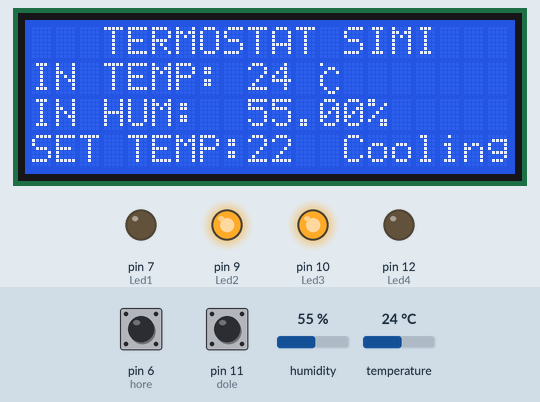
This sketch was run on a simulated Arduino Uno, built with avr-gcc and run on an emulated ATmega328P. Parts: 20×4 character LCD, output pins drawn as LEDs (lit = HIGH). The inputs (shaded band) are chosen by the test bench; at power-on: pin 6 (hore) HIGH, humidity 55 %, pin 11 (dole) HIGH, temperature 24 °C.

Above: at 4.3 s.
4.4 s: pin 6 (hore) pulled LOW for 1 s
At 5.9 s:
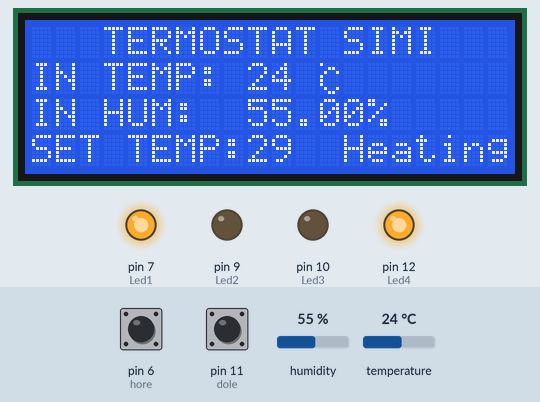
6.9 s: humidity set to 22 %
At 8.1 s:
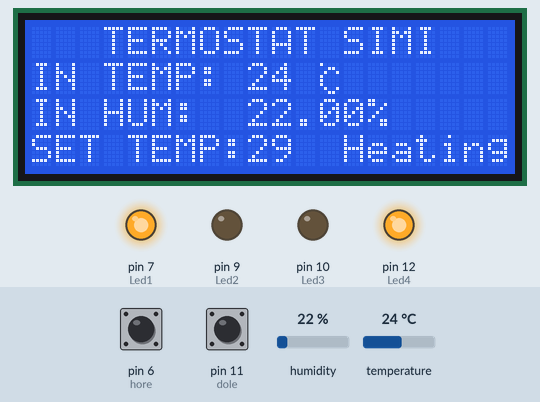
9.0 s: pin 11 (dole) pulled LOW for 1 s
At 10.03 s:
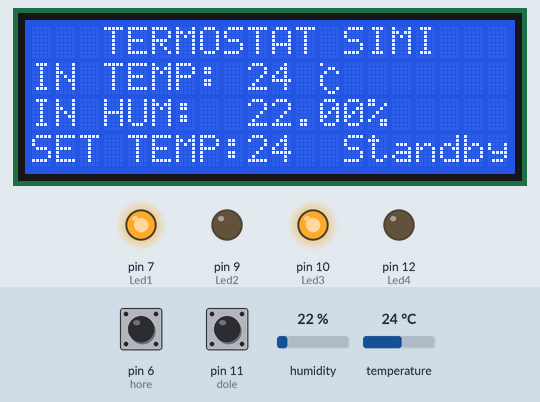
11.5 s: temperature set to 23.5 °C
At 12.4 s:
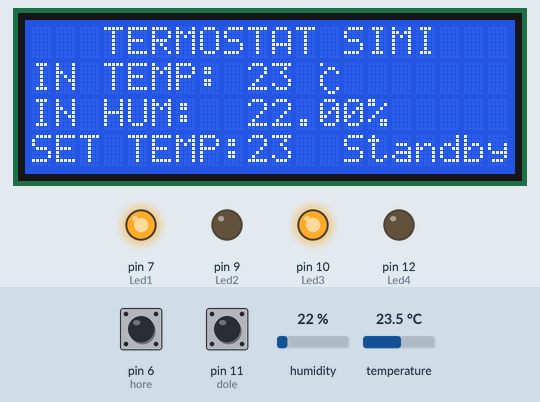
13.2 s: pin 6 (hore) pulled LOW for 0.2 s
At 14.5 s:
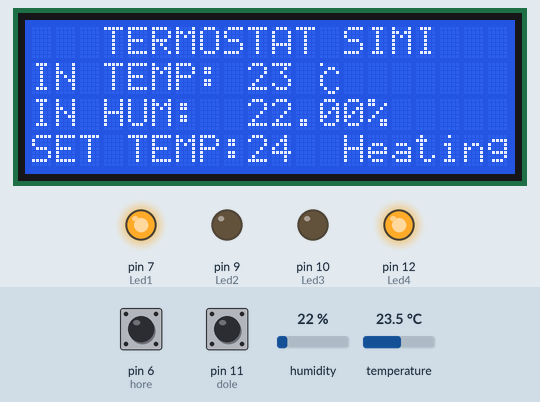
15.0 s: pin 11 (dole) pulled LOW for 1 s
At 16.7 s:
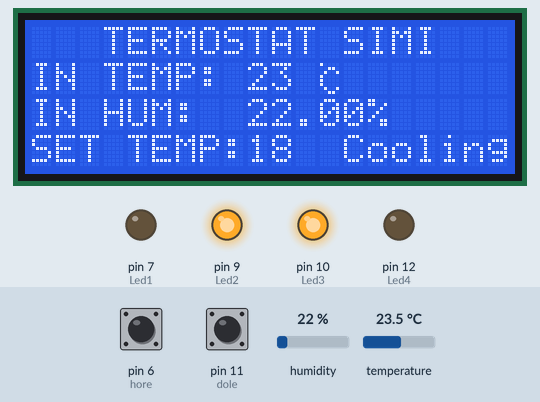
Timing chart, 0 to 18.2 s (numbered marks = the images above; inputs shaded):
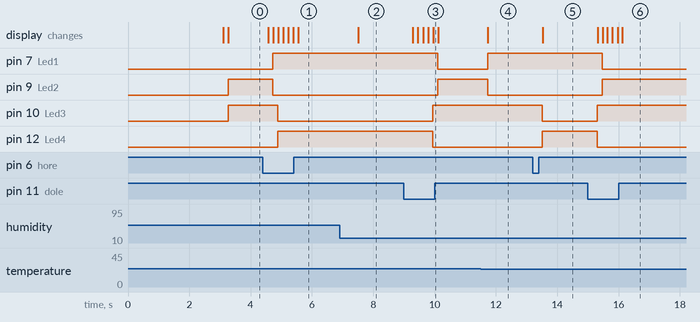

The sketch:

Termostat.ino
```cpp
//  Marian Bodnar
//  Semestrálna úloha 1  Architektura PC
//........................................................................................................................................

#include <Wire.h>                      //Kniznice
#include <LiquidCrystal_I2C.h>
#include <DHT.h>

#define DHTPIN 4        // pripojene na pin
#define DHTTYPE DHT22   // DHT 22  (AM2302)
#define Led1 7          // vystup LED alebo SSR rele
#define Led2 9
#define Led3 10
#define Led4 12

DHT dht(DHTPIN, DHTTYPE);
LiquidCrystal_I2C lcd(0x27, 20, 4);     // urcenie display 20x4 znakov , adresa i2c 0x27


float hum;  //desatinne cislo vlhkost
int temp; // cele cislo teplota , moze byt aj desatinne float

const int hore = 6;
const int dole = 11;

int reklama = 0;
int hodnota = 22;
int nastav;

byte celzia[] = {            // Vytvorenie znaku
  B10000,
  B00110,
  B01001,
  B10000,
  B10000,
  B10000,
  B01001,
  B00110
};


void setup() {

  lcd.init();                  // display start
  lcd.backlight();             // zapnutie podsvietenia
  lcd.clear();                 // vymazanie display
  dht.begin();                 // senzor DHT start
  lcd.createChar(0 , celzia);  // znak
  pinMode(Led1, OUTPUT);
  pinMode(Led2, OUTPUT);
  pinMode(Led3, OUTPUT);
  pinMode(Led4, OUTPUT);
  pinMode(hore, INPUT_PULLUP); // pripojenie interneho rezistora PULLUP
  pinMode(dole, INPUT_PULLUP); // pripojenie interneho rezistora PULLUP


  for (int reklama = 0; reklama < 2; reklama++)    // verzia termostatu
  {
    lcd.setCursor(2, 1);
    lcd.print (" TERMOSTAT 1.0") ;
    delay(1500);
    lcd.clear ();
  }

  lcd.clear();                 //vymazat display po reklame
}


void loop() {
  delay(100);                      // nizka hodnota pre dobru odozvu gombika senzor cita iba delay2000 aj napriek hodnote delay100

    hum = dht.readHumidity();
    temp= dht.readTemperature();
    nastav = hodnota ;


    lcd.setCursor(3, 0);           // Display rozlozenie
    lcd.print("TERMOSTAT SIMI");
    lcd.setCursor(0, 1);
    lcd.print("IN TEMP:");
    lcd.setCursor(12, 1);
    lcd.write(0);                  // pouzitie znaku
    lcd.setCursor(9, 1);
    lcd.print(temp);               // premenna teplota
    lcd.setCursor(0, 2);
    lcd.print("IN HUM: ");
    lcd.setCursor(9, 2);
    lcd.print(hum);                // premenna vlhkost
    lcd.setCursor(14, 2);
    lcd.print("%");
    lcd.setCursor(0, 3);
    lcd.print("SET TEMP:");
    lcd.setCursor(9, 3);
    lcd.print(nastav);             // premenna Nastav teplotu


  if (digitalRead(6) == LOW)
  {
    hodnota = hodnota + 1;    // nastavenie teploty +
  }

  if (digitalRead(11) == LOW)
  {
    hodnota = hodnota -1;     // nastavenie teploty -
  }

   if ( isnan(temp) || isnan(hum) )        // Jednoducha kontrola cidla
  {
    lcd.setCursor(13,3);
    lcd.print("Error  ");
    digitalWrite(Led1, LOW);
    digitalWrite(Led2, LOW);
    digitalWrite(Led3, LOW);
    digitalWrite(Led4, LOW);
  }

  else if (temp  > nastav)                 // podmienky pre Chladenie
  {
    digitalWrite(Led1, LOW);
    digitalWrite(Led2, HIGH);
    digitalWrite(Led3, HIGH);
    digitalWrite(Led4, LOW);
    lcd.setCursor(13,3);
    lcd.print("Cooling");
  }
  else if (temp  < nastav)                 // podmienky pre Kurenie
  {
    digitalWrite(Led1, HIGH);
    digitalWrite(Led2, LOW);
    digitalWrite(Led3, LOW);
    digitalWrite(Led4, HIGH);
    lcd.setCursor(13,3);
    lcd.print("Heating ");
  }
  else if (temp == nastav)                 // podmienky pre cakanie
  {
    digitalWrite(Led1, HIGH);
    digitalWrite(Led2, LOW);
    digitalWrite(Led3, HIGH);
    digitalWrite(Led4, LOW);
    lcd.setCursor(13,3);
    lcd.print("Standby ");
  }

}

//........................................................................................................................................................
```

Measured:
- after the input at 4.4 s, pin 7 (Led1): LOW → HIGH after 0.32 s; pin 9 (Led2): HIGH → LOW after 0.32 s; pin 10 (Led3): HIGH → LOW after 0.49 s; pin 12 (Led4): LOW → HIGH after 0.49 s; the display: first changes after 0.17 s (image 1 shows a later state)
- after the input at 6.9 s, the display: changes after 0.61 s (image 2)
- after the input at 9.0 s, pin 7 (Led1): HIGH → LOW after 1.1 s; pin 9 (Led2): LOW → HIGH after 1.1 s; pin 10 (Led3): LOW → HIGH after 0.94 s; pin 12 (Led4): HIGH → LOW after 0.94 s; the display: first changes after 0.29 s (image 3 shows a later state)
- after the input at 11.5 s, pin 7 (Led1): LOW → HIGH after 0.23 s; pin 9 (Led2): HIGH → LOW after 0.23 s; the display: changes after 0.23 s (image 4)
- after the input at 13.2 s, pin 10 (Led3): HIGH → LOW after 0.31 s; pin 12 (Led4): LOW → HIGH after 0.31 s; the display: changes after 0.32 s (image 5)
- after the input at 15.0 s, pin 7 (Led1): HIGH → LOW after 0.47 s; pin 9 (Led2): LOW → HIGH after 0.47 s; pin 10 (Led3): LOW → HIGH after 0.31 s; pin 12 (Led4): HIGH → LOW after 0.31 s; the display: first changes after 0.31 s (image 6 shows a later state)
